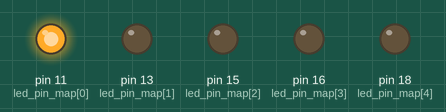
Recording of a program running on a simulated Raspberry Pi (header pin numbers). Shown: output pins drawn as LEDs (lit = HIGH). At 31.0 s the program stops and its outputs stay as they are.

Above: at 0.1 s.
At 3.1 s:
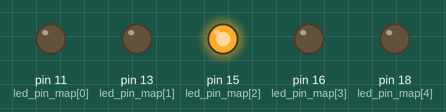
At 7.1 s:
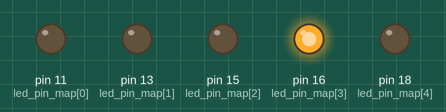
At 15.1 s:
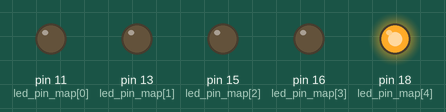
At 23.1 s:
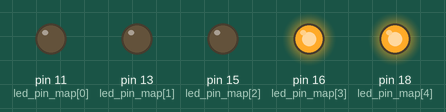
At 31.1 s:
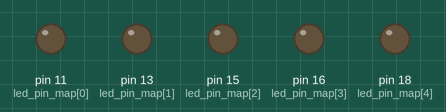
Timing chart, 0 to 32.5 s (numbered marks = the images above):
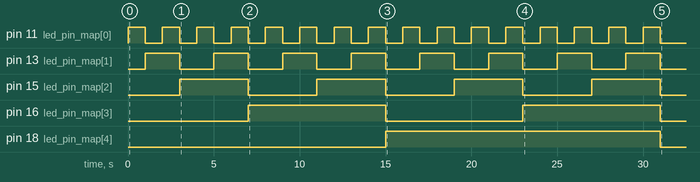

The program:

binary_counter.py
```python
import time
import RPi.GPIO as GPIO

led_pin_map = [11, 13, 15, 16, 18]
led_state_map = [0]*5

try:
    GPIO.setmode(GPIO.BOARD)
    for pin in led_pin_map:
        GPIO.setup(pin, GPIO.OUT)

    for i in range(1, 32):
        for p in range(5):
            b = i >> p & 1
            led_state_map[p] = b
        for p in range(5):
            GPIO.output(led_pin_map[p], led_state_map[p])
        time.sleep(1)
except Exception as exc:
    print(exc)
finally:
    GPIO.cleanup()
```

Measured:
- by itself, pin 11 (led_pin_map[0]): alternates HIGH for 1.0 s and LOW for 1.0 s
- by itself, pin 13 (led_pin_map[1]): alternates HIGH for 2.0 s and LOW for 2.0 s
- by itself, pin 15 (led_pin_map[2]): alternates HIGH for 4.0 s and LOW for 4.0 s
- by itself, pin 16 (led_pin_map[3]): alternates HIGH for 8.0 s and LOW for 8.0 s
- by itself, pin 18 (led_pin_map[4]): LOW → HIGH at 15.0 s, → LOW 16.0 s later
